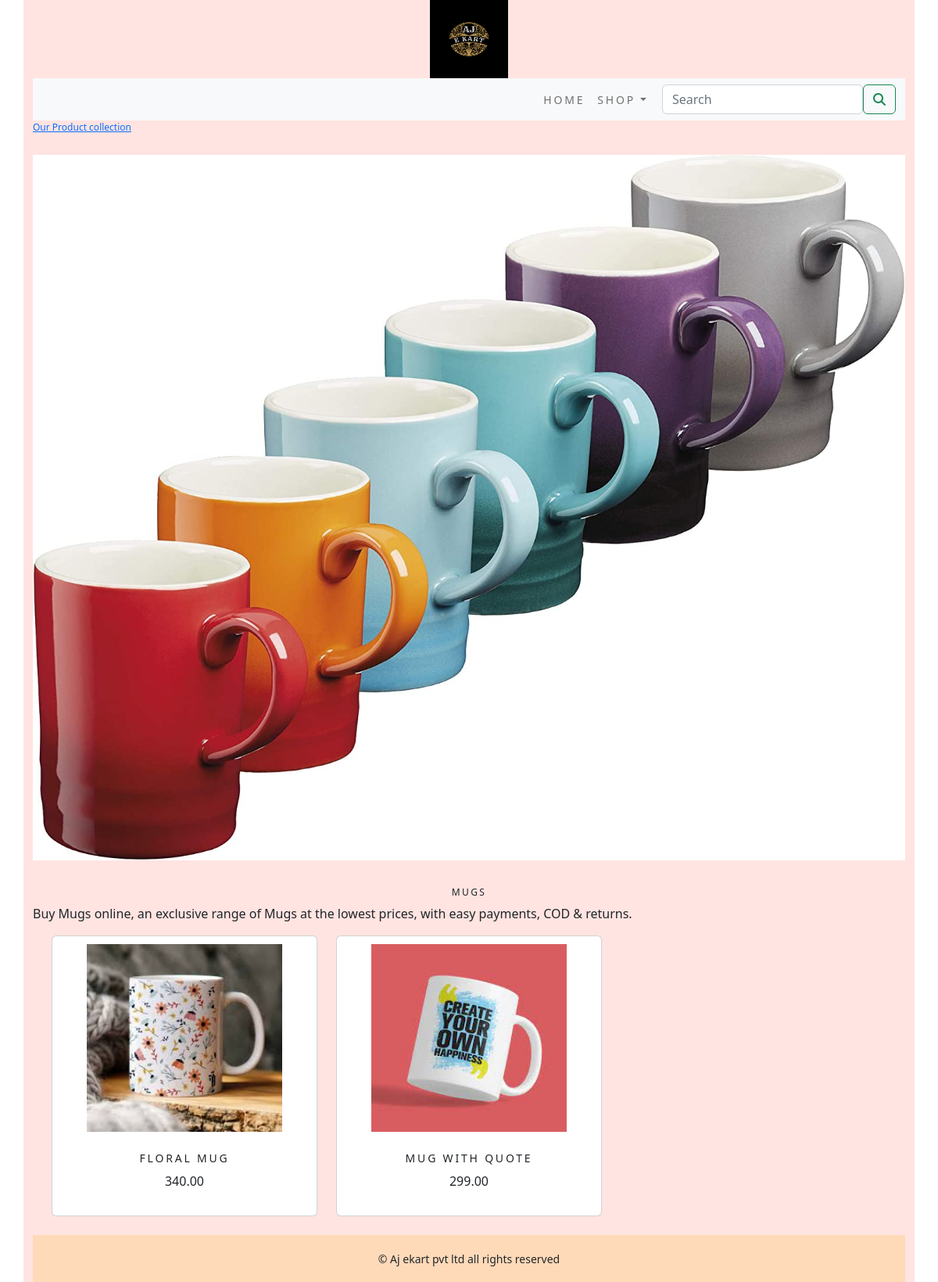
/shop/mugs/, run on the app's committed database.
### shopapp/models.py (models this page shows, shortened)
class category(models.Model):
    name=models.CharField(max_length=250,unique=True)
    slug=models.SlugField(max_length=250,unique=True)
    description=models.TextField(unique=True)
    Image=models.ImageField(upload_to='category',blank=True)
    class Meta:
        ordering=('name',)
        verbose_name='category'
        verbose_name_plural='categories'

class product(models.Model):
    name=models.CharField(max_length=250,unique=True)
    slug=models.SlugField(max_length=250,unique=True)
    description=models.TextField(blank=True)
    price=models.DecimalField(max_digits=10,decimal_places=2)
    category=models.ForeignKey(category,on_delete=models.CASCADE)
    Image = models.ImageField(upload_to='product', blank=True)
    stock=models.IntegerField(default=True)
    available=models.BooleanField(default=True)
    created=models.DateTimeField(auto_now_add=True)
    updated=models.DateTimeField(auto_now=True)
    def get_url(self):
        return reverse('shopapp:procatdetail',args=[self.category.slug,self.slug])
    class Meta:
        ordering = ('name',)
        verbose_name = 'product'
        verbose_name_plural ='products'

### shopapp/views.py (the view)
# urls.py: path('',views.allprocat,name='allprocat'),
def allprocat(request,c_slug=None):
    c_page=None
    products_list = None
    if c_slug != None:
        c_page=get_object_or_404(category,slug=c_slug)
        products_list=product.objects.all().filter (category=c_page,available=True)
    else:
        products_list= product.objects.all().filter(available=True)
    paginator=Paginator(products_list,6)
    try:
        page= int(request.GET.get('page','1'))
    except:
        page=1
    try:
        products = paginator.page(page)
    except (EmptyPage,InvalidPage):
        products = paginator.page (paginator.num_pages)
    return render(request,"category.html",{'category':c_page,'products':products})

### cart/context_processors.py (called while the page is built)
def counter(request):
    item_count=0
    if 'admin' in request.path:
        return  {}
    else:
        try:
            cart=Cart.objects.filter(cart_id= _cart_id(request))
            car_items=CartItem.objects.all().filter(cart=cart[:1])
            for cart_item in car_items:
                item_count += cart_item.quantity
        except Cart.DoesNotExist:
            item_count=0
    return dict(item_count=item_count)

### cart/views.py (called while the page is built)
def _cart_id (request):
    cart=request.session.session_key
    if not cart:
        cart=request.session.create()
    return cart

### shopapp/context_processors.py (called while the page is built)
def menu_links(request):
    links=category.objects.all()
    return dict(links=links)

### templates/category.html (shortened to what this page needs)
{% extends 'base.html' %}
{% load static %}
{% block content %}
    {% if category %}
        <div>
            <div class="row my_row_class">
                <div class="mx_auto">
                <p><a href="{% url 'shopapp : allprocat' %}"> Our Product collection </a></p>
            </div>
                </div>
        </div>
    {% endif %}
<div class="mx-auto">
    {% if category %}
    <img  class="my_image" src="{{category.Image.url}}" alt="{{category.name}}" >
</div> <br>
<div>
    <h1 class="text-center my_title" > {{category.name}}</h1>
    <p class="text-justify" >{{category.description}}</p>
</div>
    {% endif %}
<div class="container ">
    <div class="row mx-auto">
        {% for product in products.object_list %}
        <div class="my_bottom_margin col-9 col-sm-12 col-md-4 col-sm-12 col-lg-4">
            <div class="card text-center" style="min-width:18rem;">
        <a href="{{product.get_url}}"><img class="my_image" src="{{product.Image.url}}" alt="{{product.name}}" style="width:250px; height:260px;"> </a>
        <div class="card-body">
            <h4>{{product.name}}</h4>
            <p class="text-justify"> {{product.price}}</p>
        </div>
            </div>
    </div>
          {% endfor %}
    </div>
<br>
{% endblock %}

### static/css/custom.css (style rules this page uses)
.my_row_class { padding-top=15px; }
.my_row_class .mx_auto { color:black; font-size:12px; }
.my_image { width:100%; height:auto; padding-top:10px; padding-bottom:10px; }
.my_title { font-size:12px; letter-spacing:.2em; text-transform:uppercase; }
.my_bottom_margin { margin-botto=18px; }
.card-body h4 { font-size:14px; letter-spacing:.2em; text-transform:uppercase; }

### data on the page
category: Image (picture), name "MUGS", description "Buy Mugs online, an exclusive range of Mugs at the lowest prices, with easy payments, COD & returns."
product: Image (picture), name "FLORAL MUG", price "340.00"
product: Image (picture), name "MUG WITH QUOTE", price "299.00"
